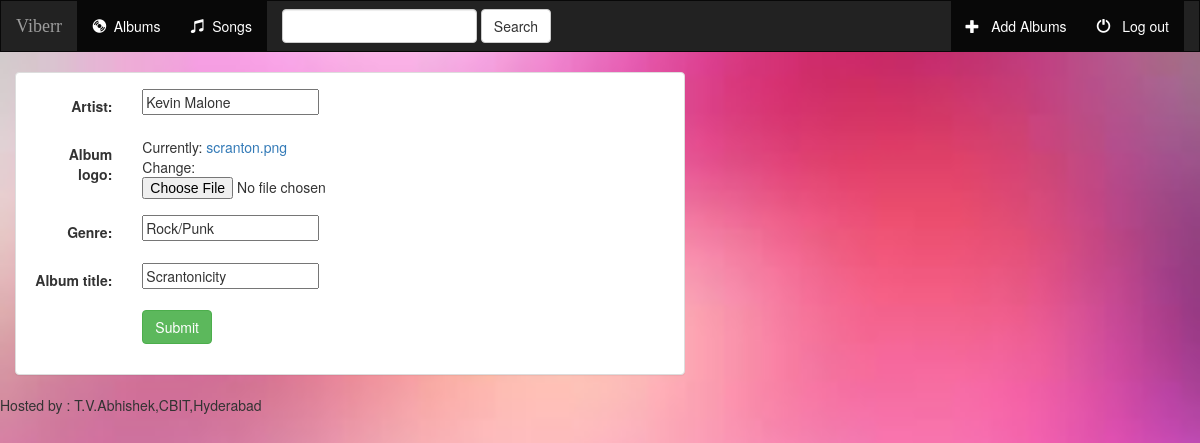
Page /music/album/1/ on the committed database.
### music/models.py (models this page shows, shortened)
class Album(models.Model):
      artist           = models.CharField(max_length=50)
      album_title      = models.CharField(max_length = 100)
      genre           = models.CharField(max_length=50)
      album_logo      = models.FileField()

### music/views.py (the view)
# urls.py: url(r'album/(?P<pk>[0-9]+)/$',views.AlbumUpdate.as_view(),name = 'album_update'),
class AlbumUpdate(UpdateView):
    model = Album
    fields = ['artist','album_logo','genre','album_title']

### music/templates/music/album_form.html (shortened to what this page needs)
{% extends 'music/base.html' %}
{% block body %}
<div class = "container-fluid">
    <div class ="row">
        <div class = "col-sm-12 col-md-7">
        <div class = "panel panel-default">
            <div class = "panel-body">
                <form class = "form-horizontal" action = "" method = "post" enctype = "multipart/form-data">
                    {% include 'music/form-template.html' %}
                    <div class = "form-group">
                        <div class = "col-sm-offset-2 col-sm-10">
                            <button type = "submit" class = "btn btn-success"> Submit </button>
                        </div>
                    </div>
                </form>
            </div>
        </div>
        </div>
    </div>
</div>
{% endblock %}

### music/templates/music/form-template.html (shortened to what this page needs)
{% for field in form %}
    <div class = "form-group">
        <div class = "col-sm-offset-2 col-sm-10">
        </div>
        <label class = "control-label col-sm-2" > {{field.label_tag }}
        </label>
        <div class = "col-sm-10">{{ field }} </div>
    </div>
{% endfor %}

### music/static/music/style.css (style rules this page uses)
body { background : blue url("images/bgimages.jpg"); background-size: cover; background-repeat: no-repeat; background-position: center center; ; }

### rows in the picture
Album: form "Kevin Malone" "Rock/Punk" "Scrantonicity"

### other values in the picture
{{ field.label_tag }} "Artist:" "Album logo:" "Genre:" "Album title:"
